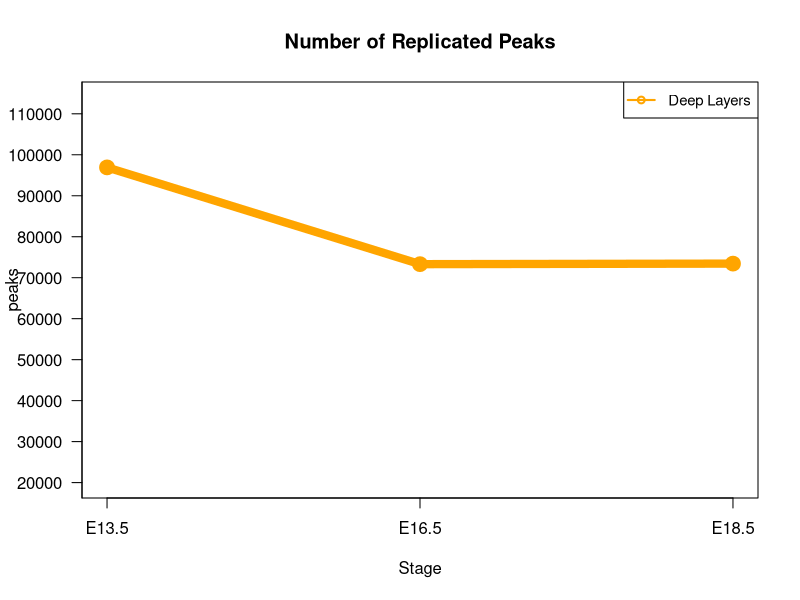

The R source for this figure:

DL <- c(96921, 73307, 73438)

plot(DL, type="o", col="orange", ylim=c(20000,114000), axes=FALSE, ann=FALSE, lwd=8)

axis(1, at=1:3, lab=c("E13.5", "E16.5", "E18.5"))
axis(2, las=2, at=10000*0:114000)
box()
title(main="Number of Replicated Peaks")

title(xlab="Stage", col.lab=rgb(0,0,0))
title(ylab="peaks", col.lab=rgb(0,0,0))
legend("topright", c("Deep Layers"), cex=0.9, col=c("orange"), pch=21, lwd=2)

